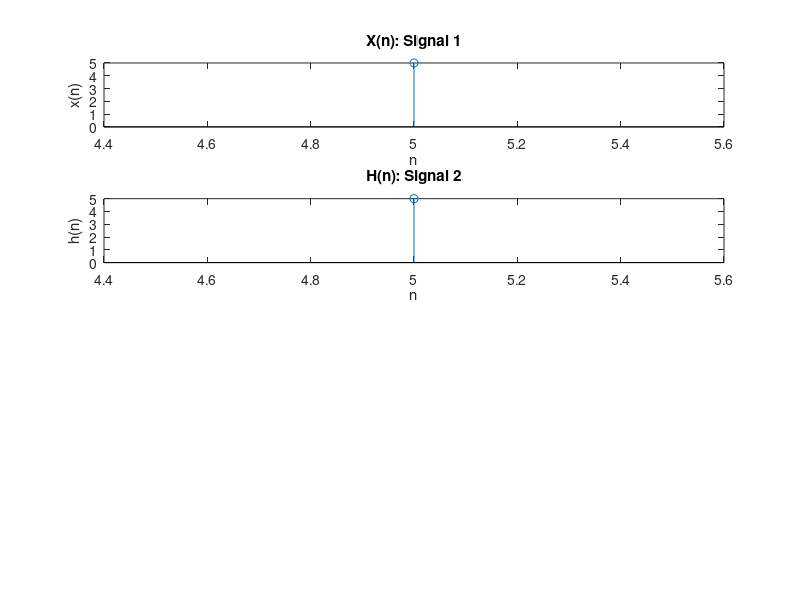

Here is the MATLAB script that generated this plot: (Note: this script raises an error after producing the figure.)
xn=input('enter sequence of x(n) :');
xs=input('enter starting point of x(n) :');
hn=input('enter sequence of h(n) :');
hs=input('enter starting point of h(n) :');
xe=(xs + length(xn)-1);
nx=(xs:xe);
subplot(4,1,1);
stem(nx,xn);
title('X(n): Signal 1');
xlabel('n');
ylabel('x(n)');
he=(hs + length(hn)-1);
nh=(hs:he);
subplot(4,1,2);
stem(nh,hn);
title('H(n): Signal 2');
xlabel('n');
ylabel('h(n)');
yn=(custom_conv(xn,hn))
ys=(xs+hs);
ye=(xe+he);
ny=(ys:ye);
subplot(4,1,3);
stem(ny,yn);
title('Y(n):Custom Convolution Output');
xlabel('n');
ylabel('y(n)=x(n)*h(n)');
y2n=(conv(hn,xn))
y2s=(xs+hs);
y2e=(xe+he);
n2y=(ys:ye);
subplot(4,1,4);
stem(n2y,y2n);
title('Y2(n): Convolution Output');
xlabel('n');
ylabel('y(n)=h(n)*x(n)');
if(yn == y2n)
   fprintf("same");
else
   fprintf("not same");
end